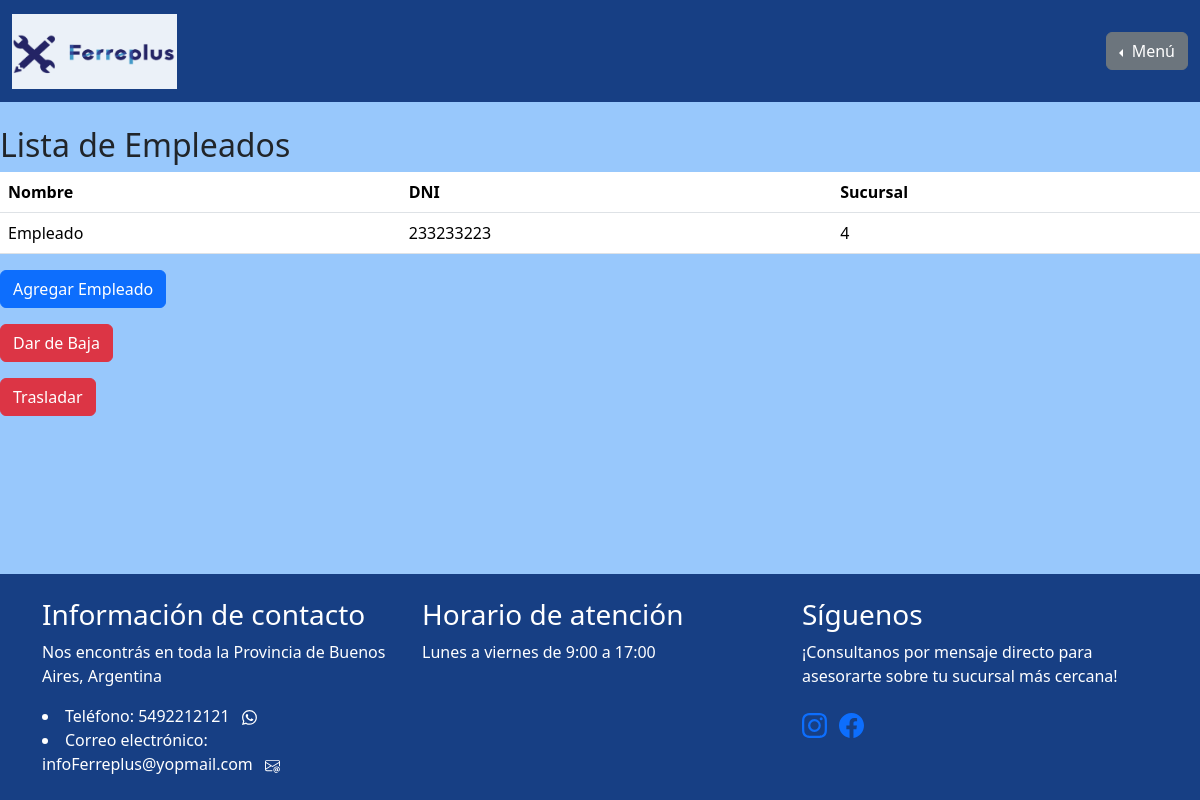
Before: /gestion_de_sucursales/gestion_de_empleados/ (signed in) with the older database file.
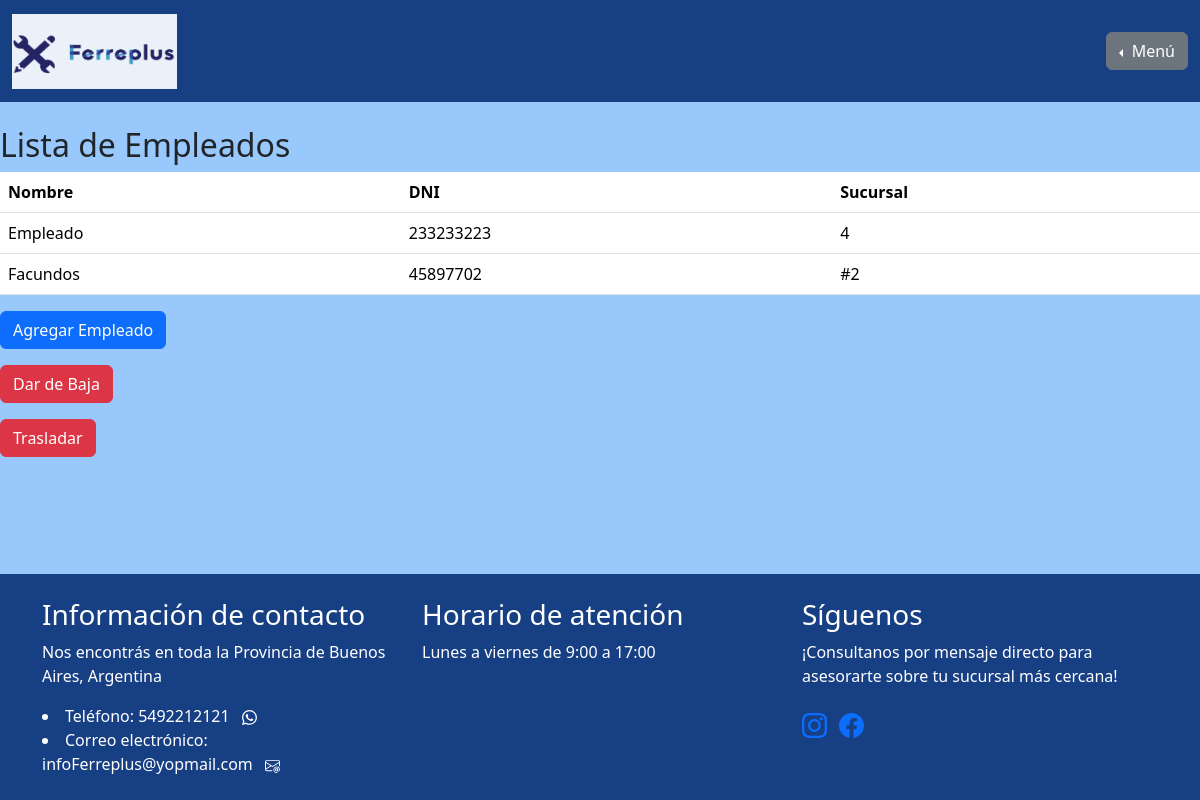
After: the same page with the newer database file.
### gestion_de_sucursales/models.py (models this page shows, shortened)
class PerfilEmpleado(models.Model):
    usuario = models.OneToOneField(User, on_delete=models.CASCADE)
    nombre = models.CharField(max_length=200)
    dni = models.CharField(max_length=8)
    sucursal = models.ForeignKey(Sucursal, on_delete=models.SET_NULL, null=True)

class Sucursal(models.Model):
    nombre = models.CharField(max_length=200, primary_key=True)
    ciudad = models.CharField(max_length=200, null=False)

### iniciar_sesion/decoradores.py (the view)
    def wrapper_func(request, *args, **kwargs):
        if request.user.is_superuser:
            return view_func(request, *args, **kwargs)
        else:
            return redirect("homepage")

### gestion_de_sucursales/views.py (called while the page is built)
@super_user
def gestion_de_empleados_view (request):
    empleados = PerfilEmpleado.objects.all()
    if not empleados:
        messages.info(request, "No hay empleados registrados.")
    return render(request, "gestion_de_sucursales/gestion_de_empleados.html",{'empleados': empleados})

### iniciar_sesion/decoradores.py (called while the page is built)
def super_user(view_func):
    def wrapper_func(request, *args, **kwargs):
        if request.user.is_superuser:
            return view_func(request, *args, **kwargs)
        else:
            return redirect("homepage")
    return wrapper_func

### gestion_de_sucursales/templates/gestion_de_sucursales/gestion_de_empleados.html
{% extends "homepage/base.html" %}
{% block content %}
<main>
    <h2>Lista de Empleados</h2>
    <table class="table">
        <thead>
            <tr>
                <th>Nombre</th>
                <th>DNI</th>
                <th>Sucursal</th>
            </tr>
        </thead>
        <tbody>
            {% for empleado in empleados %}
            <tr>
                <td>{{ empleado.nombre }}</td>
                <td>{{ empleado.dni }}</td>
                <td>{{ empleado.sucursal.nombre }}</td>
            </tr>
            {% endfor %}
        </tbody>
    </table>
    <div class="mt-3">
        <a href="{% url 'agregar_empleado' %}" class="btn btn-primary">Agregar Empleado</a>
    </div>
    <div class="mt-3">
        {% if not empleados %}
        <a href="#" class="btn btn-danger disabled" aria-disabled="true">Dar de Baja</a>
        {% else %}
        <a href="{% url 'dar_de_baja' %}" class="btn btn-danger">Dar de Baja</a>
        {% endif %}
    </div>
    <div class="mt-3">
        {% if not empleados %}
        <a href="#" class="btn btn-danger disabled" aria-disabled="true">Trasladar</a>
        {% else %}
        <a href="{% url 'trasladar_empleado' %}" class="btn btn-danger">Trasladar</a>
        {% endif %}
    </div>
</main>
{% endblock %}

Changed rows visible on the page:
added PerfilEmpleado: nombre "Facundos", dni "45897702", sucursal.nombre "#2"
